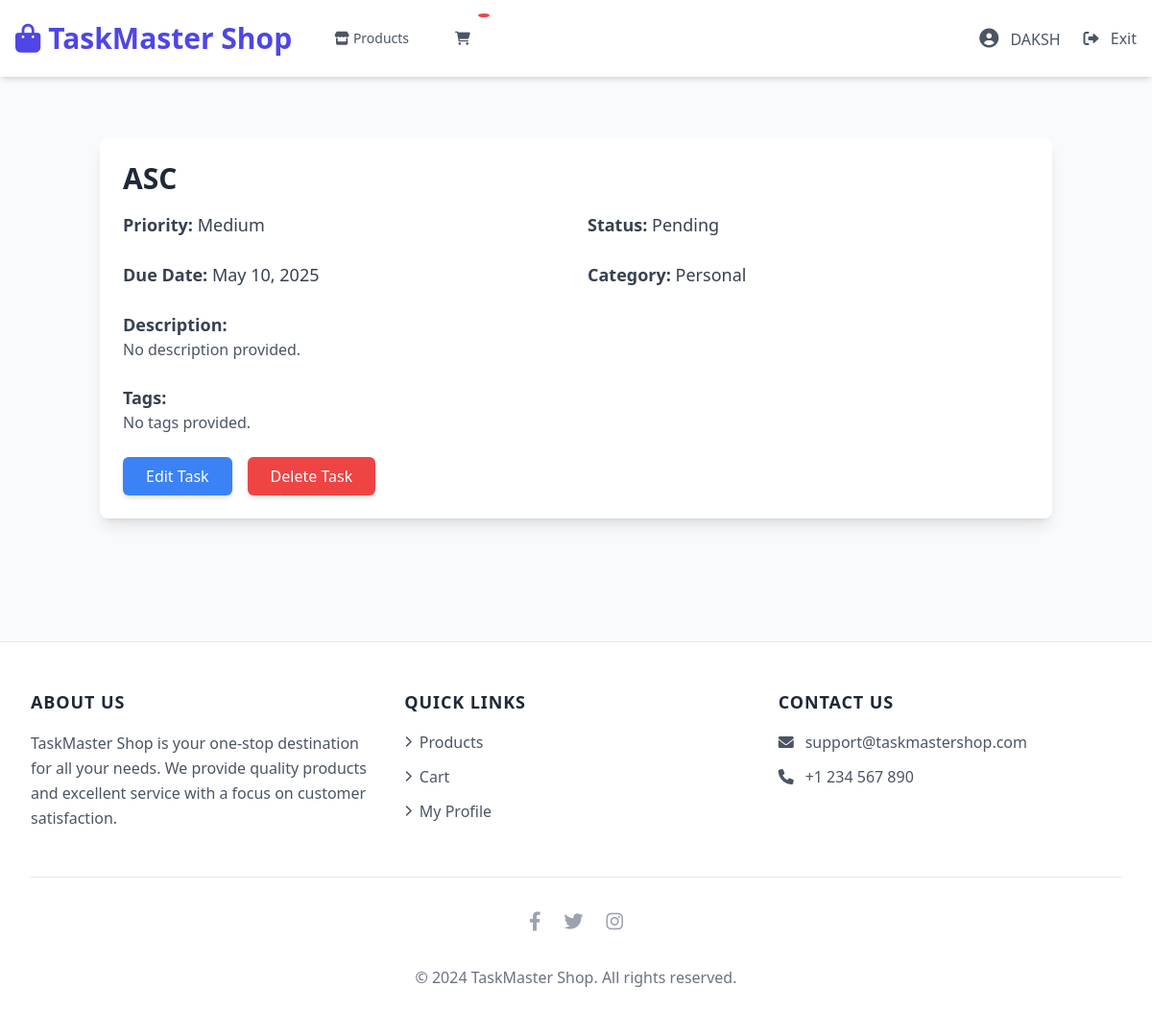
/task/4/ (signed in), run on the app's committed database.
### TASKMASTERAPP/models.py (models this page shows, shortened)
class CustomUser(AbstractUser):
    USER_TYPES = [
        ('user', 'Regular User'),
        ('admin', 'Administrator'),
    ]
    GENDER_CHOICES = [
        ('male', 'Male'),
        ('female', 'Female'),
        ('other', 'Other'),
    ]
    profile_picture = models.ImageField(upload_to='profile_pics/', null=True, blank=True, default='default-profile.jpg')
    bio = models.TextField(max_length=500, blank=True, null=True)
    date_of_birth = models.DateField(null=True, blank=True)
    phone_number = models.CharField(max_length=15, blank=True, null=True)
    gender = models.CharField(max_length=10, choices=GENDER_CHOICES, blank=True, null=True)
    address = models.TextField(blank=True, null=True)
    social = models.URLField(blank=True, null=True)
    user_type = models.CharField(max_length=10, choices=USER_TYPES, default='user')

class Task(models.Model):
    PRIORITY_CHOICES = [
        ('low', 'Low'),
        ('medium', 'Medium'),
        ('high', 'High'),
    ]
    STATUS_CHOICES = [
        ('pending', 'Pending'),
        ('completed', 'Completed'),
        ('overdue', 'Overdue'),
    ]
    CATEGORY_CHOICES = [
        ('work', 'Work'),
        ('personal', 'Personal'),
        ('shopping', 'Shopping'),
        ('health', 'Health'),
        ('other', 'Other'),
    ]
    user = models.ForeignKey(
        settings.AUTH_USER_MODEL,
        on_delete=models.CASCADE,
        related_name='tasks'
    )
    id = models.AutoField(primary_key=True)
    title = models.CharField(max_length=200)
    description = models.TextField(blank=True, null=True)
    due_date = models.DateField()
    priority = models.CharField(max_length=10, choices=PRIORITY_CHOICES, default='medium')
    status = models.CharField(max_length=10, choices=STATUS_CHOICES, default='pending')
    category = models.CharField(max_length=20, choices=CATEGORY_CHOICES, default='other')
    tags = models.CharField(max_length=200, blank=True, null=True)
    created_at = models.DateTimeField(auto_now_add=True)
    updated_at = models.DateTimeField(auto_now=True)
    class Meta:
        ordering = ['-created_at']

### TASKMASTERAPP/views.py (the view)
# urls.py: path('task/<int:task_id>/', views.task_detail, name='task_detail'),
@login_required
def task_detail(request, task_id):
    task = get_object_or_404(Task, pk=task_id, user=request.user)
    return render(request, 'task_detail.html', {'task': task})

### TASKMASTERAPP/templates/task_detail.html
{% extends "base.html" %}
{% block content %}
<div class="container mx-auto px-4 py-8">
    <div class="bg-white shadow-lg rounded-lg overflow-hidden">
        <div class="p-6">
            <h2 class="text-3xl font-semibold text-gray-800 mb-4">{{ task.title }}</h2>
            <div class="grid grid-cols-1 md:grid-cols-2 gap-6 mb-6">
                <div>
                    <p class="text-lg text-gray-700"><strong>Priority:</strong>
                        <span class="text-{{ task.priority }}-500">{{ task.get_priority_display }}</span>
                    </p>
                </div>
                <div>
                    <p class="text-lg text-gray-700"><strong>Status:</strong>
                        <span class="text-{{ task.status }}-500">{{ task.get_status_display }}</span>
                    </p>
                </div>
                <div>
                    <p class="text-lg text-gray-700"><strong>Due Date:</strong>
                        {{ task.due_date|date:"F j, Y" }}</p>
                </div>
                <div>
                    <p class="text-lg text-gray-700"><strong>Category:</strong>
                        {{ task.category|capfirst }}</p>
                </div>
            </div>
            <div class="mb-6">
                <p class="text-lg text-gray-700"><strong>Description:</strong></p>
                <p class="text-gray-600">{{ task.description|default:"No description provided." }}</p>
            </div>
            <div class="mb-6">
                <p class="text-lg text-gray-700"><strong>Tags:</strong></p>
                <p class="text-gray-600">{{ task.tags|default:"No tags provided." }}</p>
            </div>
            <div class="flex space-x-4">
                <a href="{% url 'edit-task' task.pk %}" class="inline-block px-6 py-2 text-white bg-blue-500 rounded-md shadow-md hover:bg-blue-600 focus:outline-none focus:ring-2 focus:ring-blue-500 focus:ring-offset-2 transition-colors">
                    Edit Task
                </a>
                <a href="{% url 'delete_task' task.pk %}" class="inline-block px-6 py-2 text-white bg-red-500 rounded-md shadow-md hover:bg-red-600 focus:outline-none focus:ring-2 focus:ring-red-500 focus:ring-offset-2 transition-colors" onclick="return confirm('Are you sure you want to delete this task?')">
                    Delete Task
                </a>
            </div>
        </div>
    </div>
</div>
{% endblock %}

### templates/base.html (shortened to what this page needs)
<!DOCTYPE html>
<html lang="en">
<head>
    <script src="https://cdn.tailwindcss.com"></script>
    <link rel="stylesheet" href="https://cdnjs.cloudflare.com/ajax/libs/font-awesome/6.0.0/css/all.min.css">
</head>
<body class="bg-gray-50 min-h-screen">
    <nav class="bg-white shadow-md sticky top-0 z-50">
        <div class="max-w-7xl mx-auto px-4">
            <div class="flex justify-between h-20">
                <div class="flex items-center">
                    <div class="flex-shrink-0">
                        <a href="{% url 'shop:product_list' %}" class="text-3xl font-bold text-indigo-600 hover:text-indigo-700 transition-colors">
                            <i class="fas fa-shopping-bag mr-2"></i>TaskMaster Shop
                        </a>
                    </div>
                    <div class="hidden sm:ml-8 sm:flex sm:space-x-6">
                        <a href="{% url 'shop:product_list' %}"
                           class="nav-link text-gray-600 hover:text-indigo-600 px-3 py-2 text-sm font-medium">
                            <i class="fas fa-store mr-1"></i>Products
                        </a>
                        <a href="{% url 'shop:cart_detail' %}"
                           class="nav-link text-gray-600 hover:text-indigo-600 px-3 py-2 text-sm font-medium cart-icon">
                            <i class="fas fa-shopping-cart"></i>
                            <span class="cart-badge">{% if cart|length %}{{ cart|length }}{% endif %}</span>
                        </a>
                    </div>
                </div>
                <div class="hidden sm:flex sm:items-center">
                    {% if user.is_authenticated %}
                        <div class="ml-6 relative">
                            <div class="flex items-center space-x-6">
                                <a href="{% url 'shop:user_profile' %}"
                                   class="nav-link text-gray-600 hover:text-indigo-600">
                                    <i class="fas fa-user-circle text-xl"></i>
                                    <span class="ml-2">{{ user.get_full_name|default:user.username }}</span>
                                </a>
                                <a href="{% url 'index' %}"
                                   class="nav-link text-gray-600 hover:text-indigo-600">
                                    <i class="fas fa-sign-out-alt"></i>
                                    <span class="ml-2">Exit</span>
                                </a>
                            </div>
                        </div>
                    {% endif %}
                </div>
            </div>
        </div>
    </nav>
    <main class="max-w-7xl mx-auto py-8 sm:px-6 lg:px-8">
        {% block content %}
        {% endblock %}
    </main>
    <footer class="bg-white mt-16 border-t border-gray-200">
        <div class="max-w-7xl mx-auto py-12 px-4 sm:px-6 lg:px-8">
            <div class="grid grid-cols-1 md:grid-cols-3 gap-8">
                <div class="hover-scale">
                    <h3 class="text-lg font-semibold text-gray-800 tracking-wider uppercase mb-4">About Us</h3>
                    <p class="text-gray-600 leading-relaxed">
                        TaskMaster Shop is your one-stop destination for all your needs. We provide quality products and excellent service with a focus on customer satisfaction.
                    </p>
                </div>
                <div>
                    <h3 class="text-lg font-semibold text-gray-800 tracking-wider uppercase mb-4">Quick Links</h3>
                    <ul class="space-y-3">
                        <li>
                            <a href="{% url 'shop:product_list' %}" class="text-gray-600 hover:text-indigo-600 transition-colors flex items-center">
                                <i class="fas fa-chevron-right mr-2 text-xs"></i>Products
                            </a>
                        </li>
                        <li>
                            <a href="{% url 'shop:cart_detail' %}" class="text-gray-600 hover:text-indigo-600 transition-colors flex items-center">
                                <i class="fas fa-chevron-right mr-2 text-xs"></i>Cart
                            </a>
                        </li>
                        {% if user.is_authenticated %}
                        <li>
                            <a href="{% url 'shop:user_profile' %}" class="text-gray-600 hover:text-indigo-600 transition-colors flex items-center">
                                <i class="fas fa-chevron-right mr-2 text-xs"></i>My Profile
                            </a>
                        </li>
                        {% endif %}
                    </ul>
                </div>
                <div>
                    <h3 class="text-lg font-semibold text-gray-800 tracking-wider uppercase mb-4">Contact Us</h3>
                    <ul class="space-y-3">
                        <li class="text-gray-600 hover:text-indigo-600 transition-colors">
                            <a href="mailto:support@taskmastershop.com" class="flex items-center">
                                <i class="fas fa-envelope mr-3"></i>
                                support@taskmastershop.com
                            </a>
                        </li>
                        <li class="text-gray-600 hover:text-indigo-600 transition-colors">
                            <a href="tel:+1234567890" class="flex items-center">
                                <i class="fas fa-phone mr-3"></i>
                                +1 234 567 890
                            </a>
                        </li>
                    </ul>
                </div>
            </div>
            <div class="mt-12 border-t border-gray-200 pt-8">
                <div class="flex justify-center space-x-6">
                    <a href="#" class="text-gray-400 hover:text-indigo-600 transition-colors">
                        <i class="fab fa-facebook-f text-xl"></i>
                    </a>
                    <a href="#" class="text-gray-400 hover:text-indigo-600 transition-colors">
                        <i class="fab fa-twitter text-xl"></i>
                    </a>
                    <a href="#" class="text-gray-400 hover:text-indigo-600 transition-colors">
                        <i class="fab fa-instagram text-xl"></i>
                    </a>
                </div>
                <p class="mt-8 text-center text-gray-500">
                    &copy; 2024 TaskMaster Shop. All rights reserved.
                </p>
            </div>
        </div>
    </footer>
</body>
</html>

### templates/base.html (style rules this page uses)
.nav-link { position: relative; transition: all 0.3s ease; }
.nav-link::after { content: ''; position: absolute; width: 0; height: 2px; bottom: 0; left: 0; background-color: #4f46e5; transition: width 0.3s ease; }
.cart-icon { position: relative; }
.cart-badge { position: absolute; top: -8px; right: -8px; background-color: #ef4444; color: white; border-radius: 50%; padding: 2px 6px; font-size: 12px; }
.hover-scale { transition: transform 0.2s ease; }

### data on the page
CustomUser: get_full_name "DAKSH"
Task: title "ASC", priority "Medium", status "Pending", due_date "May 10, 2025", category "Personal", description "No description provided.", tags "No tags provided."
